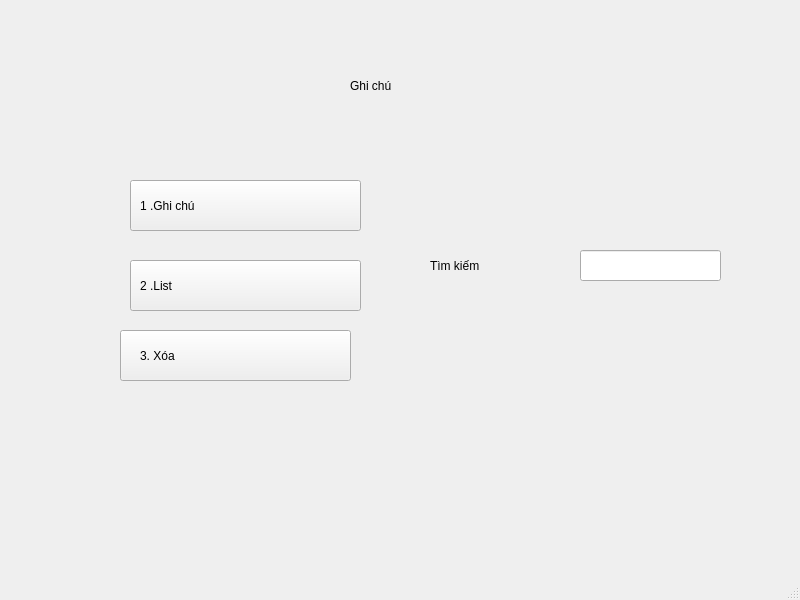
<?xml version="1.0" encoding="UTF-8"?>
<ui version="4.0">
 <class>MainWindow</class>
 <widget class="QMainWindow" name="MainWindow">
  <property name="geometry">
   <rect>
    <x>0</x>
    <y>0</y>
    <width>800</width>
    <height>600</height>
   </rect>
  </property>
  <property name="windowTitle">
   <string>MainWindow</string>
  </property>
  <widget class="QWidget" name="centralwidget">
   <widget class="QLabel" name="label_4">
    <property name="geometry">
     <rect>
      <x>110</x>
      <y>30</y>
      <width>661</width>
      <height>431</height>
     </rect>
    </property>
    <property name="text">
     <string/>
    </property>
    <property name="pixmap">
     <pixmap>tải-xuống.png</pixmap>
    </property>
    <property name="scaledContents">
     <bool>true</bool>
    </property>
   </widget>
   <widget class="QLabel" name="label_3">
    <property name="geometry">
     <rect>
      <x>430</x>
      <y>220</y>
      <width>151</width>
      <height>91</height>
     </rect>
    </property>
    <property name="styleSheet">
     <string notr="true">font: 20pt &quot;Times New Roman&quot;;</string>
    </property>
    <property name="text">
     <string>Tìm kiếm</string>
    </property>
   </widget>
   <widget class="QLabel" name="label_10">
    <property name="geometry">
     <rect>
      <x>270</x>
      <y>330</y>
      <width>71</width>
      <height>51</height>
     </rect>
    </property>
    <property name="text">
     <string/>
    </property>
    <property name="pixmap">
     <pixmap>../Downloads/icons8-trash-can-64.png</pixmap>
    </property>
   </widget>
   <widget class="QLabel" name="label_11">
    <property name="geometry">
     <rect>
      <x>350</x>
      <y>40</y>
      <width>181</width>
      <height>91</height>
     </rect>
    </property>
    <property name="styleSheet">
     <string notr="true">font: 30pt &quot;Times New Roman&quot;;</string>
    </property>
    <property name="text">
     <string>Ghi chú</string>
    </property>
   </widget>
   <widget class="QLabel" name="label_5">
    <property name="geometry">
     <rect>
      <x>140</x>
      <y>190</y>
      <width>191</width>
      <height>31</height>
     </rect>
    </property>
    <property name="styleSheet">
     <string notr="true">font: 16pt &quot;Times New Roman&quot;;</string>
    </property>
    <property name="text">
     <string>1 .Ghi chú</string>
    </property>
   </widget>
   <widget class="QLabel" name="label">
    <property name="geometry">
     <rect>
      <x>240</x>
      <y>220</y>
      <width>311</width>
      <height>351</height>
     </rect>
    </property>
    <property name="text">
     <string/>
    </property>
   </widget>
   <widget class="QLabel" name="label_7">
    <property name="geometry">
     <rect>
      <x>280</x>
      <y>260</y>
      <width>71</width>
      <height>51</height>
     </rect>
    </property>
    <property name="text">
     <string/>
    </property>
    <property name="pixmap">
     <pixmap>../Downloads/icons8-setting-64.png</pixmap>
    </property>
   </widget>
   <widget class="QLabel" name="label_6">
    <property name="geometry">
     <rect>
      <x>140</x>
      <y>270</y>
      <width>191</width>
      <height>31</height>
     </rect>
    </property>
    <property name="styleSheet">
     <string notr="true">font: 16pt &quot;Times New Roman&quot;;</string>
    </property>
    <property name="text">
     <string>2 .List</string>
    </property>
   </widget>
   <widget class="QLineEdit" name="lineEdit">
    <property name="geometry">
     <rect>
      <x>580</x>
      <y>250</y>
      <width>141</width>
      <height>31</height>
     </rect>
    </property>
   </widget>
   <widget class="QLabel" name="label_8">
    <property name="geometry">
     <rect>
      <x>140</x>
      <y>340</y>
      <width>191</width>
      <height>31</height>
     </rect>
    </property>
    <property name="styleSheet">
     <string notr="true">font: 16pt &quot;Times New Roman&quot;;</string>
    </property>
    <property name="text">
     <string>3. Xóa</string>
    </property>
   </widget>
   <widget class="QPushButton" name="pushButton">
    <property name="geometry">
     <rect>
      <x>130</x>
      <y>180</y>
      <width>231</width>
      <height>51</height>
     </rect>
    </property>
    <property name="text">
     <string> </string>
    </property>
   </widget>
   <widget class="QLabel" name="label_2">
    <property name="geometry">
     <rect>
      <x>290</x>
      <y>180</y>
      <width>81</width>
      <height>51</height>
     </rect>
    </property>
    <property name="text">
     <string/>
    </property>
    <property name="pixmap">
     <pixmap>../Downloads/archive_FILL0_wght400_GRAD0_opsz48.png</pixmap>
    </property>
   </widget>
   <widget class="QStackedWidget" name="stackedWidget">
    <property name="geometry">
     <rect>
      <x>140</x>
      <y>80</y>
      <width>120</width>
      <height>80</height>
     </rect>
    </property>
    <widget class="QWidget" name="page"/>
    <widget class="QWidget" name="page_2"/>
   </widget>
   <widget class="QPushButton" name="pushButton_2">
    <property name="geometry">
     <rect>
      <x>130</x>
      <y>260</y>
      <width>231</width>
      <height>51</height>
     </rect>
    </property>
    <property name="text">
     <string/>
    </property>
   </widget>
   <widget class="QPushButton" name="pushButton_3">
    <property name="geometry">
     <rect>
      <x>120</x>
      <y>330</y>
      <width>231</width>
      <height>51</height>
     </rect>
    </property>
    <property name="text">
     <string/>
    </property>
   </widget>
   <zorder>label_4</zorder>
   <zorder>pushButton_3</zorder>
   <zorder>pushButton_2</zorder>
   <zorder>pushButton</zorder>
   <zorder>label_3</zorder>
   <zorder>label_10</zorder>
   <zorder>label_11</zorder>
   <zorder>label_5</zorder>
   <zorder>label</zorder>
   <zorder>label_6</zorder>
   <zorder>lineEdit</zorder>
   <zorder>label_8</zorder>
   <zorder>label_2</zorder>
   <zorder>stackedWidget</zorder>
   <zorder>label_7</zorder>
  </widget>
  <widget class="QMenuBar" name="menubar">
   <property name="geometry">
    <rect>
     <x>0</x>
     <y>0</y>
     <width>800</width>
     <height>26</height>
    </rect>
   </property>
  </widget>
  <widget class="QStatusBar" name="statusbar"/>
 </widget>
 <resources/>
 <connections/>
</ui>
